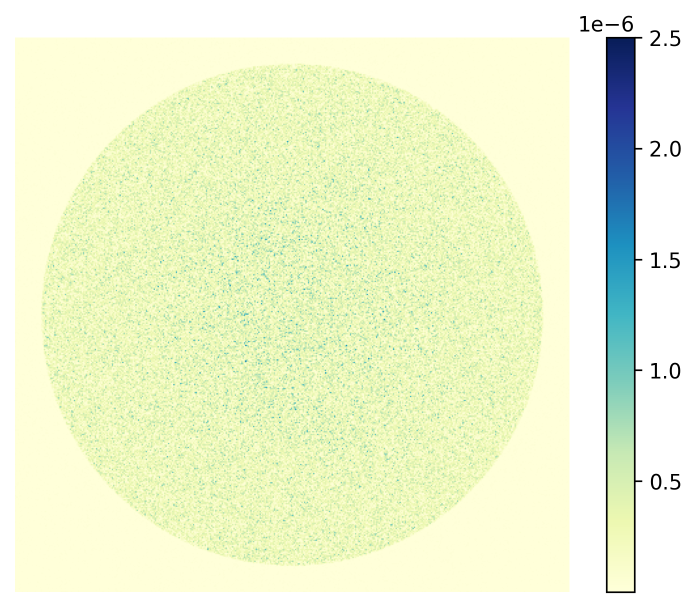
#> input picture FFT_CGH_thesis/SNR_Diff/Ch6/Diff n1_15 n2_25.png, 1394 x 1214 px, given in place of CircleR100.png, which was not available (shown at 1/2 size)
$ python CGH_simple_IG.py
#> lines starting #> are read from the running program, lines starting #| are printed output that depends on the picture; pictures that were not available may be replaced by others from this repository, and a replacement may not be noted
# -*- coding: utf-8 -*-
"""
Created on Monday February 10 2025
@author: Shang Gao, Ignacio Moreno

"""

from PIL import Image
import numpy as np
import matplotlib.pyplot as plt
from scipy.fft import fft2, fftshift,ifft2,ifftshift
# nimport os
# import sys
import time

start_t=time.time()
filename="CircleR100"
im=plt.imread(f"{filename}.png")
#> im is the input picture: shape (1214, 1394, 4) float32; mean R, G, B, A 0.933, 0.968, 0.821, 1

height=im.shape[0] # This gives the height of variable 'im'
#> height = 1214
width=im.shape[1] # This gives the with of variable 'im'
#> width = 1394

Field=np.sqrt(im[:,:,0]) # The red channel is selected only
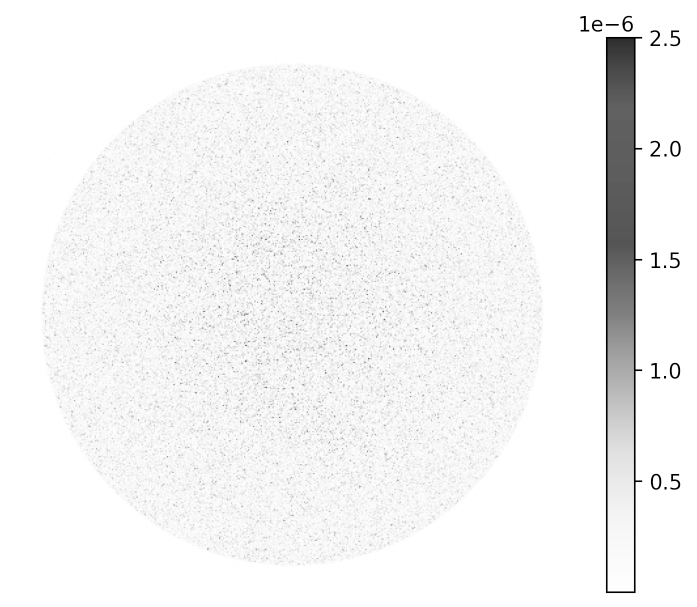
#> Field: shape (1214, 1394) float32 (shown at 1/2 size); min 0, max 1, mean 0.958
rand = np.random.uniform(0, 1, (height , width)) # Generates random umbers [0-1]

#----------------------------------
Options = ["No noise", "Amplitude Noise", "Binary Amplitude Noise", "Phase Noise"]
for i, option in enumerate (Options,1):
    print(f"{i}. {option}")

Selection = int(input("Select an option (1-4): "))
#> the answer given: 1

if Selection == 1:
    Field = Field
    print("Option 1: No noise")

elif Selection == 2:
    Field = Field * rand  # Random Continuous Amplitude
    print("Option 2: Amplitude Noise")

elif Selection == 3:
    threshold = 0.5
    binarized_rand = (rand > threshold).astype(np.uint8)
    Field = Field * binarized_rand  # Random Continuous Amplitude
    print("Option 3: Binary Amplitude Noise")

elif Selection == 4:
    rand_2pi = 2 * np.pi * rand  # Full phase range [0, 2π]
    Field = Field * np.exp(1j * rand_2pi)  # Complex exponential
    print("Option 4: Phase Noise")
else:
    print("Non valid selection")

# """
#----------------------------------
# FOURIER TRANSFORM HOLOGRAM
Ft_Field = fftshift(fft2(Field))
Hologram_Phase = np.angle(Ft_Field)
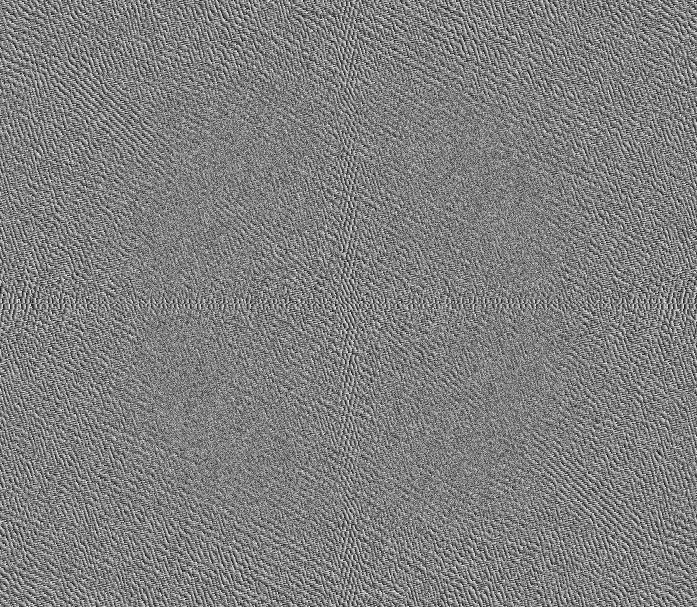
#> Hologram_Phase: shape (1214, 1394) float32 (shown at 1/2 size); min -3.14, max 3.14, mean -3.71e-06; drawn with min black and max white
Hologram_Magnitude = np.abs(Ft_Field)

#----------------------------------
# SAVE FOURER TANSFORM HOLOGRAM
# PHASE
im_Phase = np.zeros_like(im,shape=(im.shape[0], im.shape[1], 1))
im_Phase = 255 * (Hologram_Phase + np.pi)/(2*np.pi) # Converts  [+pi,-pi] to [255,0]
I=im_Phase.astype(np.uint8) # Converts into integer values into variable 'I'
IFile=Image.fromarray(I)
IFile.save(f"{filename} Phase FT.png") # Save reconstruction results.

# MAGNITUDE
Mag_Max = np.max(Hologram_Magnitude);
#> Mag_Max = 1622063.1
im_Hologram_Magnitude = np.zeros_like(im,shape=(im.shape[0], im.shape[1], 1))
im_Hologram_Magnitude = 255*Hologram_Magnitude/Mag_Max
I=im_Hologram_Magnitude.astype(np.uint8) # Converts into integer values into variable 'I'
IFile=Image.fromarray(I)
IFile.save(f"{filename} Magnitude FT.png") # Save reconstruction results.

#----------------------------------
# HOLOGRAM RECONSTRUCTION
Rec = ifft2(ifftshift(np.exp(1j * Hologram_Phase)))
Rec_Intensity = (np.abs(Rec))**2
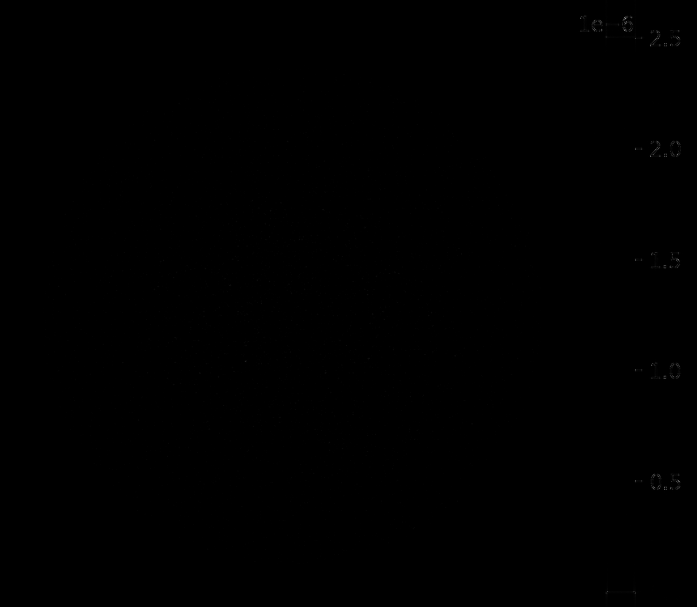
#> Rec_Intensity: shape (1214, 1394) float32 (shown at 1/2 size); min 7.81e-20, max 0.000959, mean 5.91e-07; drawn with min black and max white

# SAVE HOLOGRAM RECONSTRUCTION
Rec_Max = np.max(Rec_Intensity);
#> Rec_Max = 0.000959
im_Rec = np.zeros_like(im,shape=(im.shape[0], im.shape[1], 1))
im_Rec = 255*Rec_Intensity/Rec_Max
I=im_Rec.astype(np.uint8) # Converts into integer values into variable 'I'
IFile=Image.fromarray(I)
IFile.save(f"{filename}1 Reconstruction.png") # Save reconstruction results.

#----------------------------------
# PLOT A PROFILE
row = 511
profile = im_Rec[row, :]
#> profile = 1394 values, max 23.24 at index 1310, min 3.15e-07 at index 1220, mean 0.146

# Plot the profile
plt.figure(figsize=(10, 4))
plt.plot(profile, label=f'Row {row}')
plt.xlabel('Column Index')
plt.ylabel('Intensity Value')
plt.title('Intensity Profile Along Row')
plt.legend()
plt.show()
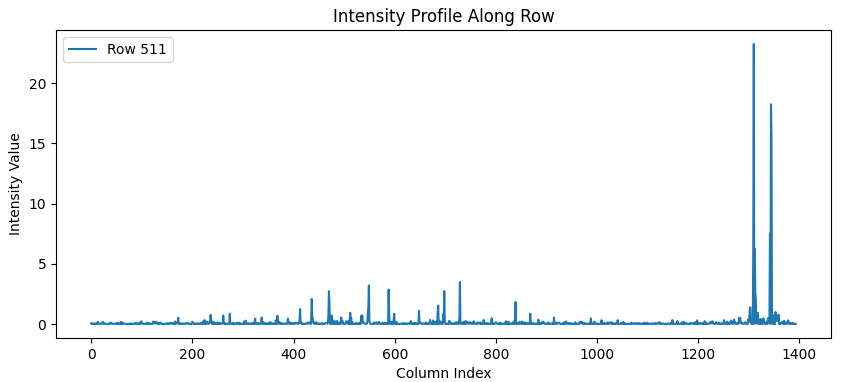
#> figure drawn by matplotlib, 1 panel; curve peaks at x = 1310, y = 23.24

end_t=time.time()
print(f"Time consuming {end_t-start_t}s")
